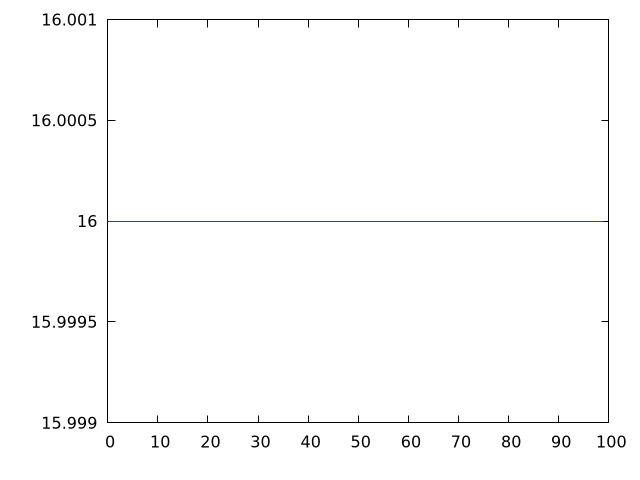

Reproduce this figure in gnuplot.
$_rawPagesCachedNoexternalNofontsNosvgNoimgNocssNojs <<EOF
16
16
16
16
16
16
16
16
16
16
16
16
16
16
16
16
16
16
16
16
16
16
16
16
16
16
16
16
16
16
16
16
16
16
16
16
16
16
16
16
16
16
16
16
16
16
16
16
16
16
16
16
16
16
16
16
16
16
16
16
16
16
16
16
16
16
16
16
16
16
16
16
16
16
16
16
16
16
16
16
16
16
16
16
16
16
16
16
16
16
16
16
16
16
16
16
16
16
16
16
EOF
set key outside below
set terminal pngcairo
set output "report_00004_2020-11-02T20-21-41.718Z/max-potential-fid/pages+cached+noexternal+nofonts+nosvg+noimg+nocss+nojs//raw.png"
set yrange [15.999:16.001]
plot $_rawPagesCachedNoexternalNofontsNosvgNoimgNocssNojs title "raw pages+cached+noexternal+nofonts+nosvg+noimg+nocss+nojs" with line ,
